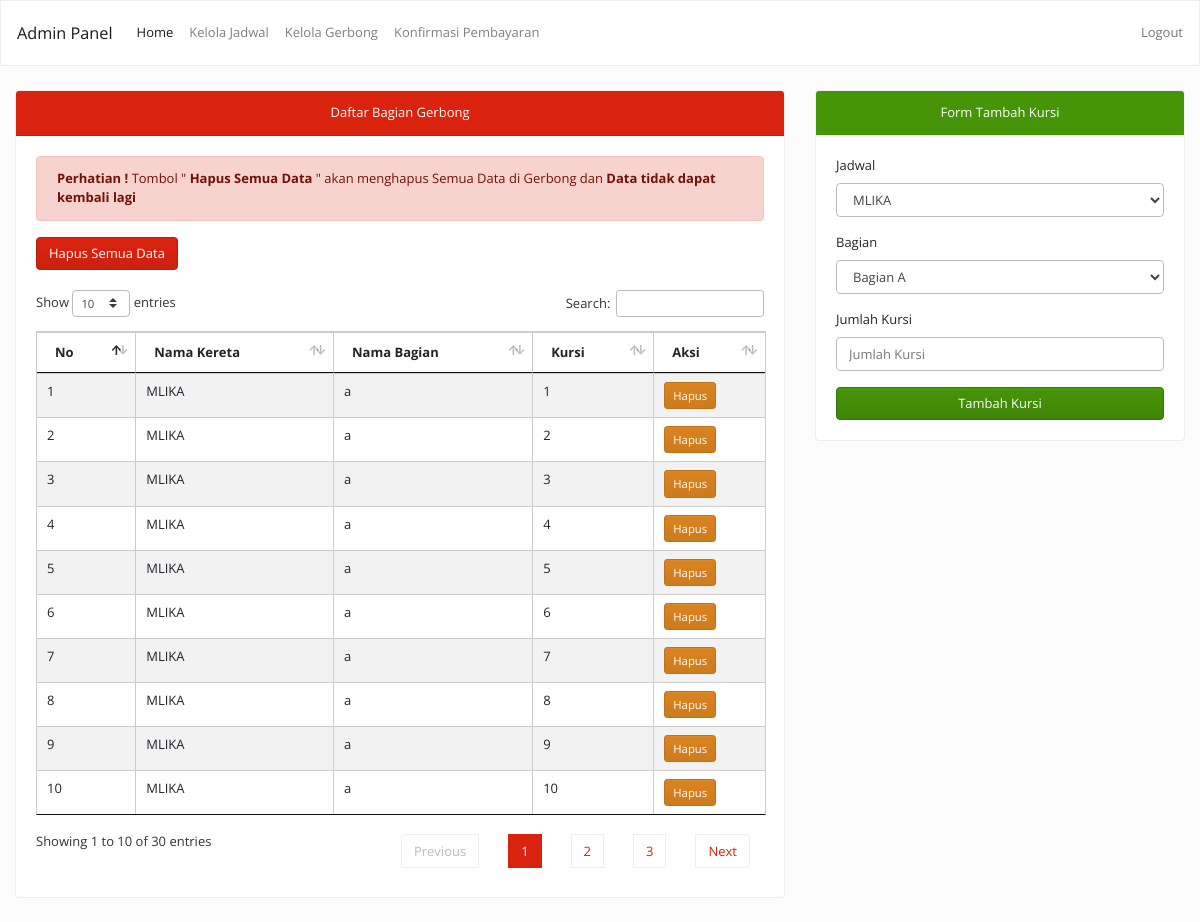
Screenshot of /index.php/admin/keHalamanKelolaGerbong with the database file from the repository.
### tables this page shows
CREATE TABLE `kursi` (
  `id` int(11) NOT NULL,
  `id_jadwal` int(11) NOT NULL,
  `kursi` int(11) NOT NULL,
  `bagian` varchar(5) NOT NULL,
  `status` int(11) NOT NULL
);

CREATE TABLE `jadwal` (
  `id` int(11) NOT NULL,
  `nama_kereta` varchar(255) NOT NULL,
  `asal` int(11) NOT NULL,
  `tujuan` int(11) NOT NULL,
  `tgl_berangkat` datetime NOT NULL,
  `tgl_sampai` datetime NOT NULL,
  `kelas` varchar(100) NOT NULL,
  `harga` varchar(255) NOT NULL,
  `status` int(11) NOT NULL
);

### application/controllers/Admin.php (called while the page is built, shortened)
<?php
class Admin extends CI_Controller {
	public function keHalamanKelolaGerbong(){
		$data['kursi'] = $this->M_Admin->getKursi()->result();
		$data['jadwal'] = $this->M_Admin->getJadwal()->result();
		$this->load->view('admin/kelola_gerbong', $data);
	}
}

### index.php (called while the page is built, shortened)
<?php
require_once BASEPATH.'core/CodeIgniter.php';

### application/models/M_Admin.php (called while the page is built, shortened)
<?php
class M_Admin extends CI_Model {
	public function getJadwal(){
		$this->db->select('jadwal.*, Asal.nama_stasiun AS ASAL, Tujuan.nama_stasiun As TUJUAN');
		$this->db->from('jadwal');
		$this->db->join('stasiun as Asal','jadwal.asal = Asal.id', 'left');
		$this->db->join('stasiun as Tujuan','jadwal.tujuan = Tujuan.id', 'left');
		return $this->db->get();
	}
	public function getKursi(){
		$this->db->join('jadwal','jadwal.id=kursi.id_jadwal');
		return $this->db->get('kursi');
	}
}

### application/views/admin/kelola_gerbong.php (the view, shortened to what this page needs)
<!DOCTYPE html>
<html>
<head>
	<link rel="stylesheet" href="<?= base_url('assets/css/bootstrap.min.css') ?>">
	<link rel="stylesheet" href="<?= base_url('assets/css/datatables.css') ?>">
	<link rel="stylesheet" href="<?= base_url('assets/css/datatables-b4.css') ?>">
</head>
<body>
	<?php include 'include/nav.php'; ?>
	<div class="container-fluid my-4">
		<div class="row">
			<div class="col-md-8">
				<div class="card">
					<div class="card-header bg-primary text-white text-center">Daftar Bagian Gerbong</div>
					<div class="card-body">
						<div class="alert alert-primary">
							<strong>Perhatian !</strong> Tombol " <strong> Hapus Semua Data </strong>" akan menghapus Semua Data di Gerbong dan <strong>Data tidak dapat kembali lagi</strong>
						</div>
						<a onclick="return confirm('Yakin ingin menghapus semua data Gerbong ?')"  href="<?= base_url('hapus/semua/kursi') ?>" class="btn btn-primary" >Hapus Semua Data</a>
						<br><br>
						<table class="table table-striped table-bordered datatables">
							<thead>
								<tr>
									<th>No</th>
									<th>Nama Kereta</th>
									<th>Nama Bagian</th>
									<th>Kursi</th>
									<th>Aksi</th>
								</tr>
							</thead>
							<tbody>
								<?php $no = 1; foreach($kursi as $kur): ?>
								<tr>
									<td><?= $no++ ?></td>
									<td><?= $kur->nama_kereta ?></td>
									<td><?= $kur->bagian ?></td>
									<td><?= $kur->kursi ?></td>
									<td>
										<div class='btn-group btn-group-sm'>
											<a class="btn btn-danger" href="<?= base_url('hapusKursi/'.$kur->id) ?>">Hapus</a>
										</div>
									</td>
								</tr>
								<?php endforeach;?>
							</tbody>
						</table>
					</div>
				</div>
			</div>
			<div class="col-md-4">
				<div class="card">
					<div class="card-header bg-success text-center text-white">Form Tambah Kursi</div>
					<div class="card-body">
						<form action="<?= base_url('tambahKursi') ?>" method="POST">
							<div class="form-group">
								<label>Jadwal</label>
								<select name="jadwal" required class="form-control">
									<?php foreach ($jadwal as $jad):?>
										<option value="<?= $jad->id ?>"><?= $jad->nama_kereta ?></option>
									<?php endforeach;?>
								</select>
							</div>
							<div class="form-group">
								<label>Bagian</label>
								<select name="bagian" required class="form-control">
									<option value="a">Bagian A</option>
								</select>
							</div>
							<div class="form-group">
								<label>Jumlah Kursi</label>
								<input type="number" name='jumlah' class="form-control" required placeholder="Jumlah Kursi">
							</div>
							<button class="btn btn-block btn-success">Tambah Kursi</button>
						</form>
					</div>
				</div>
			</div>
		</div>
	</div>
</body>
</html>

### application/views/admin/include/nav.php (shortened to what this page needs)
<nav class="navbar navbar-expand-lg navbar-light bg-light">
    <div class="collapse navbar-collapse" id="navbarTogglerDemo01">
    <a class="navbar-brand" href="#">Admin Panel</a>
    <ul class="navbar-nav mr-auto mt-2 mt-lg-0">
        <li class="nav-item active">
            <a class="nav-link" href="<?= base_url('admin/dashboard') ?>">Home <span class="sr-only">(current)</span></a>
        </li>
        <li class="nav-item">
            <a class="nav-link" href="<?= base_url('admin/dashboard/kelola-jadwal') ?>">Kelola Jadwal</a>
        </li>
        <li class="nav-item">
            <a class="nav-link" href="<?= base_url('admin/dashboard/kelola-gerbong') ?>">Kelola Gerbong</a>
        </li>
        <li class="nav-item">
            <a class="nav-link" href="<?= base_url('admin/konfirmasi-pembayaran') ?>">Konfirmasi Pembayaran</a>
        </li>
    </ul>
    <span class="navbar-text">
        <a class="text-muted" href="<?= base_url('logout') ?>" style="text-decoration:none">Logout</a>
    </span>
    </div>
</nav>

### assets/css/datatables.css (style rules this page uses)
table.dataTable { width:100%;margin:0 auto;clear:both;border-collapse:separate;border-spacing:0 }
table.dataTable thead th,table.dataTable tfoot th { font-weight:bold }
table.dataTable thead th,table.dataTable thead td { padding:10px 18px;border-bottom:1px solid #111 }
table.dataTable thead .sorting,table.dataTable thead .sorting_asc,table.dataTable thead .sorting_desc,table.dataTable thead .sorting_asc_disabled,table.dataTable thead .sorting_desc_disabled { cursor:pointer;*cursor:hand;background-repeat:no-repeat;background-position:center right }
table.dataTable thead .sorting { background-image:url("../images/sort_both.png") }
table.dataTable thead .sorting_asc { background-image:url("../images/sort_asc.png") }
table.dataTable tbody tr { background-color:#ffffff }
table.dataTable tbody th,table.dataTable tbody td { padding:8px 10px }
table.dataTable.no-footer { border-bottom:1px solid #111 }
table.dataTable,table.dataTable th,table.dataTable td { box-sizing:content-box }

### assets/css/datatables-b4.css (style rules this page uses)
table.dataTable { clear:both;margin-top:6px !important;margin-bottom:6px !important;max-width:none !important;border-collapse:separate !important;border-spacing:0 }
table.dataTable td,table.dataTable th { -webkit-box-sizing:content-box;box-sizing:content-box }
table.dataTable thead>tr>th.sorting_asc,table.dataTable thead>tr>th.sorting_desc,table.dataTable thead>tr>th.sorting,table.dataTable thead>tr>td.sorting_asc,table.dataTable thead>tr>td.sorting_desc,table.dataTable thead>tr>td.sorting { padding-right:30px }
table.dataTable thead .sorting,table.dataTable thead .sorting_asc,table.dataTable thead .sorting_desc,table.dataTable thead .sorting_asc_disabled,table.dataTable thead .sorting_desc_disabled { cursor:pointer;position:relative }
table.dataTable thead .sorting:before,table.dataTable thead .sorting:after,table.dataTable thead .sorting_asc:before,table.dataTable thead .sorting_asc:after,table.dataTable thead .sorting_desc:before,table.dataTable thead .sorting_desc:after,table.dataTable thead .sorting_asc_disabled:before,table.dataTable thead .sorting_asc_disabled:after,table.dataTable thead .sorting_desc_disabled:before,table.dataTable thead .sorting_desc_disabled:after { position:absolute;bottom:0.9em;display:block;opacity:0.3 }
table.dataTable thead .sorting:before,table.dataTable thead .sorting_asc:before,table.dataTable thead .sorting_desc:before,table.dataTable thead .sorting_asc_disabled:before,table.dataTable thead .sorting_desc_disabled:before { right:1em;content:"\2191" }
table.dataTable thead .sorting:after,table.dataTable thead .sorting_asc:after,table.dataTable thead .sorting_desc:after,table.dataTable thead .sorting_asc_disabled:after,table.dataTable thead .sorting_desc_disabled:after { right:0.5em;content:"\2193" }
table.dataTable thead .sorting_asc:before,table.dataTable thead .sorting_desc:after { opacity:1 }
table.table-bordered.dataTable th,table.table-bordered.dataTable td { border-left-width:0 }
table.table-bordered.dataTable th:last-child,table.table-bordered.dataTable th:last-child,table.table-bordered.dataTable td:last-child,table.table-bordered.dataTable td:last-child { border-right-width:0 }
table.table-bordered.dataTable tbody th,table.table-bordered.dataTable tbody td { border-bottom-width:0 }

### rows the page displays
kursi: id_jadwal.nama_kereta "MLIKA", bagian "a", kursi "1"
kursi: id_jadwal.nama_kereta "MLIKA", bagian "a", kursi "2"
kursi: id_jadwal.nama_kereta "MLIKA", bagian "a", kursi "3"
kursi: id_jadwal.nama_kereta "MLIKA", bagian "a", kursi "4"
kursi: id_jadwal.nama_kereta "MLIKA", bagian "a", kursi "5"
kursi: id_jadwal.nama_kereta "MLIKA", bagian "a", kursi "6"
kursi: id_jadwal.nama_kereta "MLIKA", bagian "a", kursi "7"
kursi: id_jadwal.nama_kereta "MLIKA", bagian "a", kursi "8"
kursi: id_jadwal.nama_kereta "MLIKA", bagian "a", kursi "9"
kursi: id_jadwal.nama_kereta "MLIKA", bagian "a", kursi "10"

### other values shown
form field jadwal "MLIKA"
